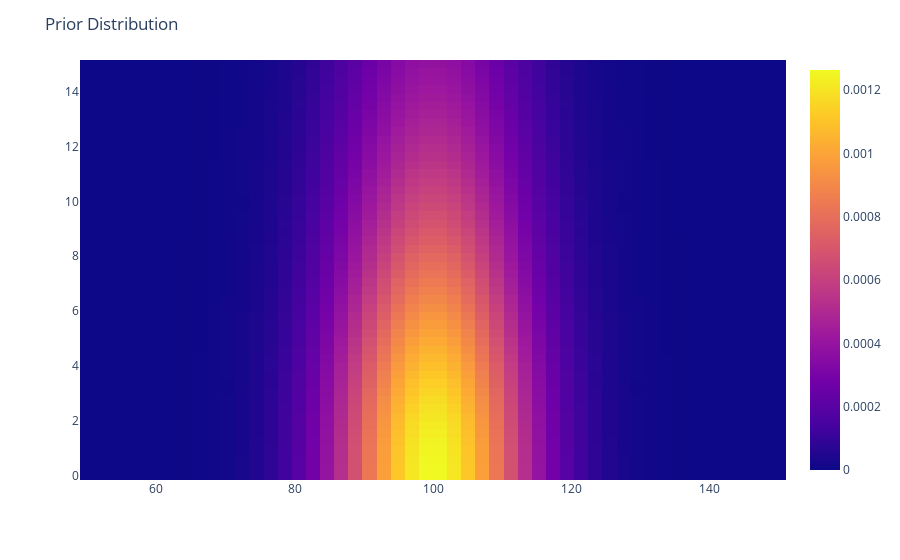

The notebook cell this image was saved under:
### Code cell
fig = px.imshow(prior, x=mu, y=sigma, origin='lower', aspect='auto')
fig.update_layout(title='Prior Distribution')
fig.show()

### Figure 1 — Plotly figure (JSON) as saved in the notebook; plotly's stock layout.template omitted (floating-point values rounded to 4 significant figures; data arrays with more than 128 entries replaced by an {"elided": "..."} marker saying what was removed)
{"data": [{"coloraxis": "coloraxis", "hovertemplate": "x: %{x}<br>y: %{y}<br>color: %{z}<extra></extra>", "name": "0", "type": "heatmap", "x": [50, 52.04, 54.08, 56.12, 58.16, 60.2, 62.24, 64.29, 66.33, 68.37, 70.41, 72.45, 74.49, 76.53, 78.57, 80.61, 82.65, 84.69, 86.73, 88.78, 90.82, 92.86, 94.9, 96.94, 98.98, 101.0, 103.1, 105.1, 107.1, 109.2, 111.2, 113.3, 115.3, 117.3, 119.4, 121.4, 123.5, 125.5, 127.6, 129.6, 131.6, 133.7, 135.7, 137.8, 139.8, 141.8, 143.9, 145.9, 148.0, 150], "xaxis": "x", "y": [0, 0.3061, 0.6122, 0.9184, 1.224, 1.531, 1.837, 2.143, 2.449, 2.755, 3.061, 3.367, 3.673, 3.98, 4.286, 4.592, 4.898, 5.204, 5.51, 5.816, 6.122, 6.429, 6.735, 7.041, 7.347, 7.653, 7.959, 8.265, 8.571, 8.878, 9.184, 9.49, 9.796, 10.1, 10.41, 10.71, 11.02, 11.33, 11.63, 11.94, 12.24, 12.55, 12.86, 13.16, 13.47, 13.78, 14.08, 14.39, 14.69, 15], "yaxis": "y", "z": {"elided": "50x50 float values"}}], "layout": {"coloraxis": {"colorscale": [[0, "#0d0887"], [0.1111, "#46039f"], [0.2222, "#7201a8"], [0.3333, "#9c179e"], [0.4444, "#bd3786"], [0.5556, "#d8576b"], [0.6667, "#ed7953"], [0.7778, "#fb9f3a"], [0.8889, "#fdca26"], [1, "#f0f921"]]}, "margin": {"t": 60}, "title": {"text": "Prior Distribution"}, "xaxis": {"anchor": "y", "domain": [0, 1]}, "yaxis": {"anchor": "x", "autorange": true, "domain": [0, 1]}}}
